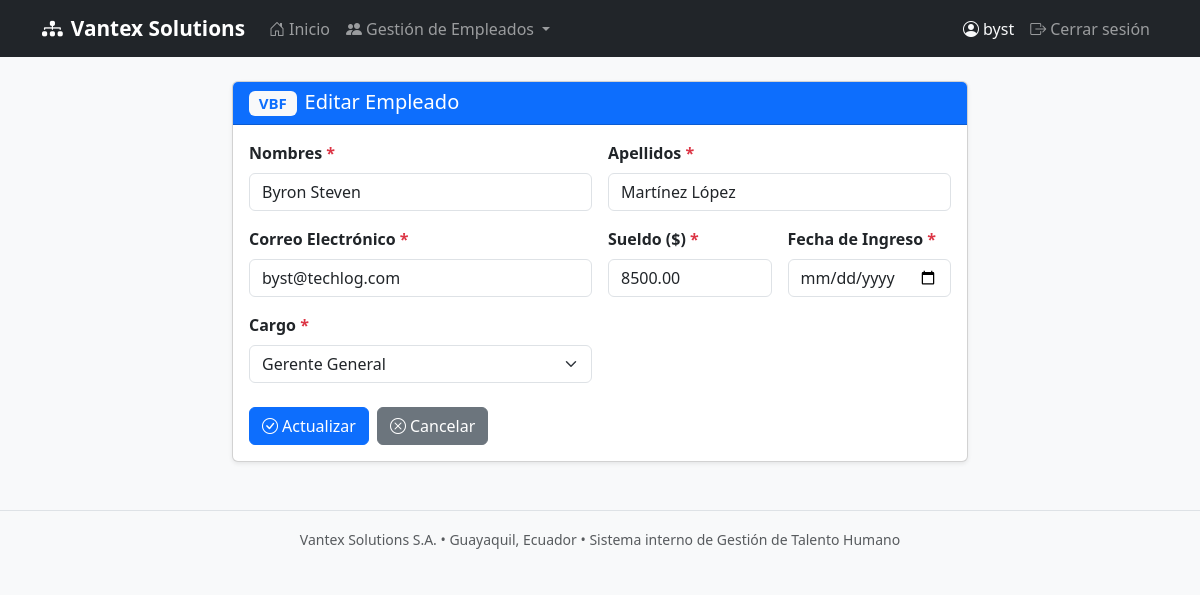
Page /vbf/empleados/1/editar/ (signed in) on the committed database.
### empleados/models.py (models this page shows, shortened)
class Empleado(models.Model):
    nombres = models.CharField(max_length=100)
    apellidos = models.CharField(max_length=100)
    correo = models.EmailField()
    sueldo = models.DecimalField(max_digits=10, decimal_places=2)
    fecha_ingreso = models.DateField()
    cargo = models.ForeignKey(Cargo, on_delete=models.CASCADE, related_name='empleados')
    class Meta:
        verbose_name = 'Empleado'
        verbose_name_plural = 'Empleados'
        ordering = ['apellidos', 'nombres']

### empleados/views_vbf.py (the view)
@login_required
def empleado_editar_vbf(request, pk):
    empleado = get_object_or_404(Empleado, pk=pk)
    if request.method == 'POST':
        form = EmpleadoForm(request.POST, instance=empleado)
        if form.is_valid():
            form.save()
            return redirect('vbf:empleado_lista')
    else:
        form = EmpleadoForm(instance=empleado)
    return render(request, 'empleados/vbf/empleado_form.html', {
        'form': form,
        'titulo': 'Editar Empleado',
        'accion': 'Actualizar',
    })

### empleados/models.py (called while the page is built)
    def __str__(self):
        return self.nombre

### empleados/templates/empleados/vbf/empleado_form.html (shortened to what this page needs)
{% extends 'empleados/base.html' %}
{% block content %}
<div class="row justify-content-center">
    <div class="col-md-8">
        <div class="card shadow-sm">
            <div class="card-header card-header-vbf">
                <h5 class="mb-0">
                    <span class="badge bg-light text-primary me-2">VBF</span>{{ titulo }}
                </h5>
            </div>
            <div class="card-body">
                <form method="post">
                    <div class="row g-3">
                        <div class="col-md-6">
                            <label for="{{ form.nombres.id_for_label }}" class="form-label fw-semibold">
                                {{ form.nombres.label }} <span class="text-danger">*</span>
                            </label>
                            {{ form.nombres }}
                        </div>
                        <div class="col-md-6">
                            <label for="{{ form.apellidos.id_for_label }}" class="form-label fw-semibold">
                                {{ form.apellidos.label }} <span class="text-danger">*</span>
                            </label>
                            {{ form.apellidos }}
                        </div>
                        <div class="col-md-6">
                            <label for="{{ form.correo.id_for_label }}" class="form-label fw-semibold">
                                {{ form.correo.label }} <span class="text-danger">*</span>
                            </label>
                            {{ form.correo }}
                        </div>
                        <div class="col-md-3">
                            <label for="{{ form.sueldo.id_for_label }}" class="form-label fw-semibold">
                                {{ form.sueldo.label }} <span class="text-danger">*</span>
                            </label>
                            {{ form.sueldo }}
                        </div>
                        <div class="col-md-3">
                            <label for="{{ form.fecha_ingreso.id_for_label }}" class="form-label fw-semibold">
                                {{ form.fecha_ingreso.label }} <span class="text-danger">*</span>
                            </label>
                            {{ form.fecha_ingreso }}
                        </div>
                        <div class="col-md-6">
                            <label for="{{ form.cargo.id_for_label }}" class="form-label fw-semibold">
                                {{ form.cargo.label }} <span class="text-danger">*</span>
                            </label>
                            {{ form.cargo }}
                        </div>
                    </div>
                    <div class="d-flex gap-2 mt-4">
                        <button type="submit" class="btn btn-primary">
                            <i class="bi bi-check-circle me-1"></i>{{ accion }}
                        </button>
                        <a href="{% url 'vbf:empleado_lista' %}" class="btn btn-secondary">
                            <i class="bi bi-x-circle me-1"></i>Cancelar
                        </a>
                    </div>
                </form>
            </div>
        </div>
    </div>
</div>
{% endblock %}

### empleados/templates/empleados/base.html (shortened to what this page needs)
<!DOCTYPE html>
<html lang="es">
<head>
    <link href="https://cdn.jsdelivr.net/npm/bootstrap@5.3.0/dist/css/bootstrap.min.css" rel="stylesheet">
    <link href="https://cdn.jsdelivr.net/npm/bootstrap-icons@1.10.5/font/bootstrap-icons.css" rel="stylesheet">
</head>
<body>
<nav class="navbar navbar-expand-lg navbar-dark bg-dark mb-4">
    <div class="container">
        <a class="navbar-brand" href="{% url 'home' %}">
            <i class="bi bi-diagram-3-fill me-2"></i>Vantex Solutions
        </a>
        <div class="collapse navbar-collapse" id="navbarNav">
            <ul class="navbar-nav me-auto">
                <li class="nav-item">
                    <a class="nav-link" href="{% url 'home' %}">
                        <i class="bi bi-house-door me-1"></i>Inicio
                    </a>
                </li>
                <li class="nav-item dropdown">
                    <a class="nav-link dropdown-toggle" href="#" role="button" data-bs-toggle="dropdown">
                        <i class="bi bi-people-fill me-1"></i>Gestión de Empleados
                    </a>
                </li>
            </ul>
            <ul class="navbar-nav ms-auto">
                {% if user.is_authenticated %}
                <li class="nav-item">
                    <span class="nav-link text-light">
                        <i class="bi bi-person-circle me-1"></i>{{ user.username }}
                    </span>
                </li>
                <li class="nav-item">
                    <a class="nav-link" href="{% url 'signout' %}">
                        <i class="bi bi-box-arrow-right me-1"></i>Cerrar sesión
                    </a>
                </li>
                {% endif %}
            </ul>
        </div>
    </div>
</nav>
<div class="container">
    {% block content %}{% endblock %}
</div>
<footer class="text-center text-muted mt-5 py-3 border-top">
    <small>Vantex Solutions S.A. &bull; Guayaquil, Ecuador &bull; Sistema interno de Gestión de Talento Humano</small>
</footer>
</body>
</html>

### empleados/templates/empleados/base.html (style rules this page uses)
body { background-color: #f8f9fa; }
.navbar-brand { font-weight: 700; font-size: 1.3rem; }
.card-header-vbf { background-color: #0d6efd; color: white; }

### rows in the picture
Empleado: nombres "Byron Steven", apellidos "Martínez López", correo "byst@techlog.com", sueldo "8500.00", cargo "Gerente General"

### other values in the picture
{{ user.username }} "byst"
{{ titulo }} "Editar Empleado"
{{ accion }} "Actualizar"
